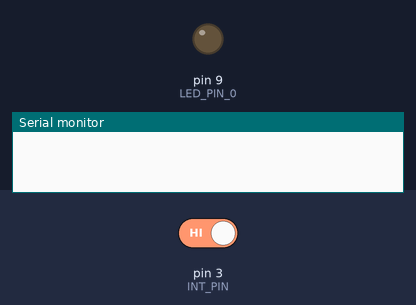
This sketch was run on a simulated Arduino Uno, built with avr-gcc and run on an emulated ATmega328P. Shown: output pins drawn as LEDs (lit = HIGH), the last lines printed to the serial monitor. The inputs (shaded band) are chosen by the test bench; at power-on: pin 3 (INT_PIN) HIGH.

Above: at 1.2 s.
1.3 s: pin 3 (INT_PIN) driven LOW
At 2.2 s:
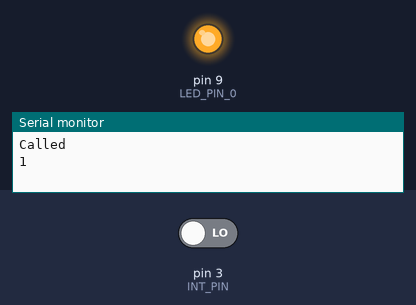
Timing chart, 0 to 10.3 s (numbered marks = the images above; inputs shaded):
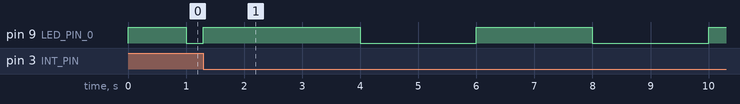

The sketch:

Ex1.ino
```cpp
#define LED_PIN_0 9
#define INT_PIN   3

int toggle=1;
int count=0;

void setup()
{
  pinMode(LED_PIN_0, OUTPUT);
  pinMode(INT_PIN, INPUT);
  attachInterrupt(digitalPinToInterrupt(INT_PIN),
                  ISR_Callback, FALLING);
  // RISING    : 0v to 5v
  // FALLING  : 5v to 0v
  // CHANGE   : 0v to 5v or 5v to 0v
  Serial.begin(9600);
}

void loop()
{
    if(count ==0)
    {
      digitalWrite(LED_PIN_0, HIGH);
      delay(1000);
      digitalWrite(LED_PIN_0, LOW);
      delay(1000);
      Serial.println("1");
    }
  if(count ==1)
    {
      digitalWrite(LED_PIN_0, HIGH);
      delay(2000);
      digitalWrite(LED_PIN_0, LOW);
      delay(2000);
    Serial.println("2");
    }
  if(count ==2)
    {
      digitalWrite(LED_PIN_0, HIGH);
      delay(3000);
      digitalWrite(LED_PIN_0, LOW);
      delay(3000);
    Serial.println("3");
    }
}

void ISR_Callback()
{
  digitalWrite(LED_PIN_0, toggle);
    count++;
  //toggle++;
  //toggle = !toggle;
  Serial.println("Called");
}
```
